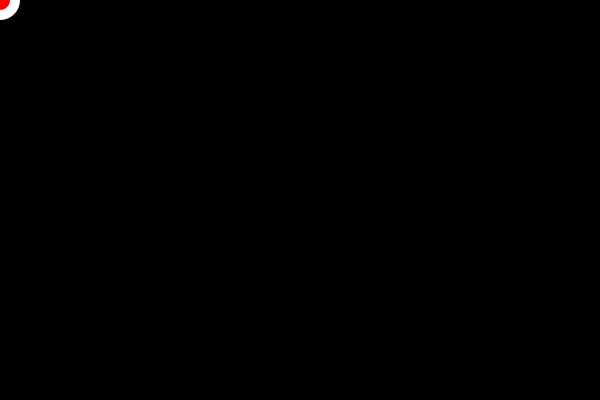
Frame 1 (no input)
Frame 60 (the mouse pressed at the canvas centre just before this capture): identical to frame 1, image omitted
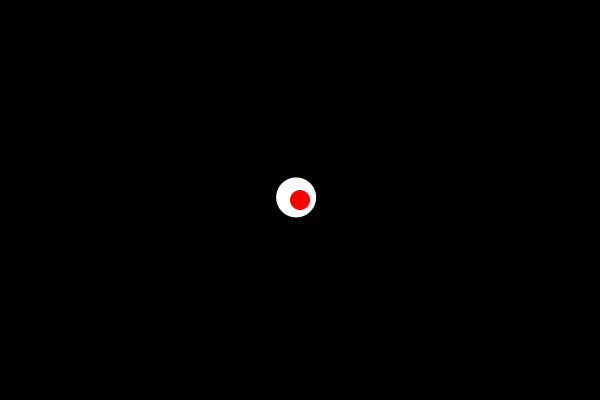
Frame 120 (the mouse held since frame 60 and released just before this capture)

The Processing sketch that drew these frames (run headless with seeded random() and noise(); from frame 60 on, the mouse is pressed at the canvas centre):

// Processing sketch: interact_22_easing
// ── interact_22_easing.pde
float x = 0;
float y = 0;
float easing = 0.07;

void setup() {
  size(600, 400);
  background(0);
  noStroke();
}

void draw() {
  background(0);
  fill(255);
  float targetX = mouseX;
  x += (targetX - x) * easing;
  float targetY = mouseY;
  y += (targetY - y) * easing;
  ellipse(x, y, 40, 40);
  fill(255, 0, 0);
  ellipse(mouseX, mouseY, 20, 20);
}
